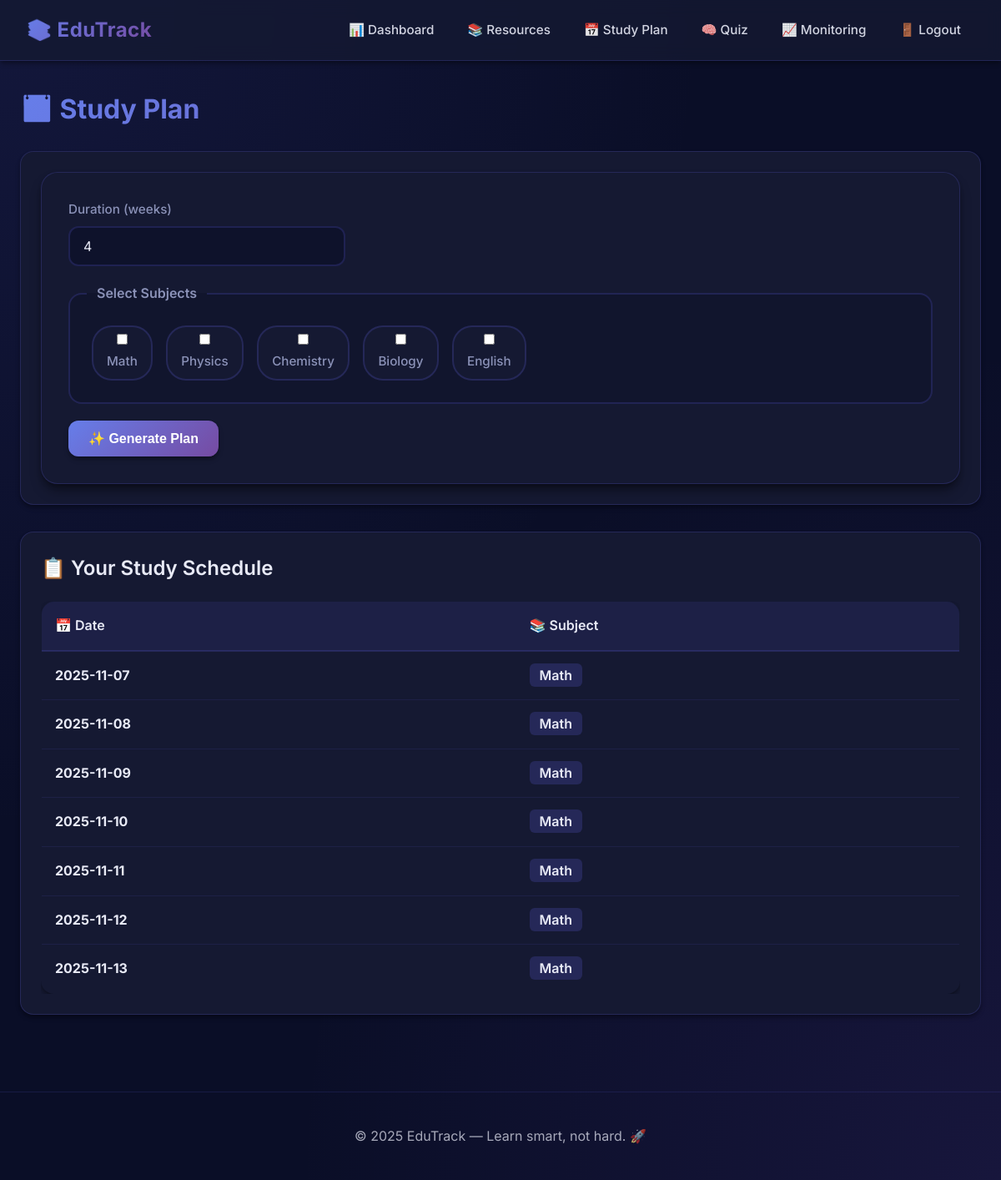
/study_plan (signed in), run on the app's committed database.
### models.py (models this page shows)
class StudyPlan(db.Model):
    id = db.Column(db.Integer, primary_key=True)
    user_id = db.Column(db.Integer, db.ForeignKey("user.id"), nullable=False)
    date = db.Column(db.Date, nullable=False)
    subject = db.Column(db.String(50), nullable=False)
    is_active = db.Column(db.Boolean, default=True)
    created_at = db.Column(db.DateTime, default=datetime.utcnow)

### app.py (the view, shortened to what this page needs)
@app.route('/study_plan', methods=['GET', 'POST'])
@login_required
def study_plan():
    plan = StudyPlan.query.filter_by(
        user_id=current_user.id,
        is_active=True
    ).order_by(StudyPlan.date).all()
    all_subjects = ['Math', 'Physics', 'Chemistry', 'Biology', 'English']
    return render_template('study_plan.html', plan=plan, all_subjects=all_subjects)

### app.py (called while the page is built)
@login_manager.user_loader
def load_user(user_id):
    return User.query.get(int(user_id))

### templates/study_plan.html
{% extends "base.html" %}
{% block content %}
<h2>📅 Study Plan</h2>
<div class="card" style="margin-bottom: 32px;">
  <form method="post" class="form grid">
    <label>
      Duration (weeks)
      <input type="number" name="duration_weeks" value="4" min="1" max="12" placeholder="Number of weeks">
    </label>
    <fieldset class="subjects" style="grid-column: 1 / -1;">
      <legend>Select Subjects</legend>
      {% for s in all_subjects %}
        <label class="chip">
          <input type="checkbox" name="subjects" value="{{ s }}">
          <span>{{ s }}</span>
        </label>
      {% endfor %}
    </fieldset>
    <div style="grid-column: 1 / -1;">
      <button class="btn" type="submit">✨ Generate Plan</button>
    </div>
  </form>
</div>
{% if plan %}
<div class="card">
  <h3 style="margin-bottom: 20px;">📋 Your Study Schedule</h3>
  <div style="overflow-x: auto;">
    <table class="table">
      <thead>
        <tr>
          <th>📅 Date</th>
          <th>📚 Subject</th>
        </tr>
      </thead>
      <tbody>
      {% for p in plan %}
        <tr>
          <td><strong>{{ p.date.strftime('%Y-%m-%d') }}</strong></td>
          <td>
            <span style="padding: 4px 12px; background: rgba(99, 102, 241, 0.2); border-radius: 6px; font-weight: 600;">
              {{ p.subject }}
            </span>
          </td>
        </tr>
      {% endfor %}
      </tbody>
    </table>
  </div>
</div>
{% else %}
<div class="empty-state">
  <p>No active plan yet. Generate one above to get started! 🚀</p>
</div>
{% endif %}
{% endblock %}

### static/css/styles.css (style rules this page uses)
:root { --bg: #0a0e27; --panel: #151932; --panel-hover: #1d2342; --muted: #8b92b8; --text: #e8eaf6; --accent: #6366f1; --accent-hover: #818cf8; --accent-2: #10b981; --accent-2-hover: #34d399; --danger: #ef4444; --warning: #f59e0b; --success: #10b981; --gradient-1: linear-gradient(135deg, #667eea 0%, #764ba2 100%); --gradient-2: linear-gradient(135deg, #f093fb 0%, #f5576c 100%); --gradient-3: linear-gradient(135deg, #4facfe 0%, #00f2fe 100%); --shadow: 0 4px 6px -1px rgba(0, 0, 0, 0.3), 0 2px 4px -1px rgba(0, 0, 0, 0.2); --shadow-lg: 0 10px 15px -3px rgba(0, 0, 0, 0.4), 0 4px 6px -2px rgba(0, 0, 0, 0.3); }
* { box-sizing: border-box; margin: 0; padding: 0; }
body { margin: 0; font-family: 'Inter', 'Segoe UI', system-ui, -apple-system, Roboto, sans-serif; background: var(--bg); background-image: radial-gradient(at 0% 0%, rgba(99, 102, 241, 0.1) 0px, transparent 50%), radial-gradient(at 100% 100%, rgba(139, 92, 246, 0.1) 0px, transparent 50%); color: var(--text); line-height: 1.6; min-height: 100vh; }
.form { display: flex; flex-direction: column; gap: 20px; background: var(--panel); padding: 32px; border-radius: 20px; box-shadow: var(--shadow-lg); border: 1px solid rgba(99, 102, 241, 0.2); transition: all 0.3s ease; }
.form.grid { display: grid; grid-template-columns: repeat(auto-fit, minmax(250px, 1fr)); gap: 20px; }
label { display: flex; flex-direction: column; gap: 8px; font-size: 0.95rem; color: var(--muted); font-weight: 500; }
input, select, textarea { background: rgba(10, 14, 39, 0.6); color: var(--text); border: 2px solid rgba(99, 102, 241, 0.2); border-radius: 12px; padding: 12px 16px; font-size: 1rem; transition: all 0.3s ease; font-family: inherit; }
.btn { background: var(--gradient-1); color: white; border: none; border-radius: 12px; padding: 12px 24px; cursor: pointer; font-weight: 600; font-size: 1rem; transition: all 0.3s ease; box-shadow: var(--shadow); position: relative; overflow: hidden; }
.btn::before { content: ''; position: absolute; top: 0; left: -100%; width: 100%; height: 100%; background: linear-gradient(90deg, transparent, rgba(255, 255, 255, 0.2), transparent); transition: left 0.5s; }
.card { background: var(--panel); padding: 24px; border-radius: 16px; box-shadow: var(--shadow); border: 1px solid rgba(99, 102, 241, 0.2); transition: all 0.3s ease; }
h2 { font-size: 2rem; font-weight: 700; margin-bottom: 24px; background: var(--gradient-1); -webkit-background-clip: text; -webkit-text-fill-color: transparent; background-clip: text; }
h3 { font-size: 1.5rem; font-weight: 600; margin-bottom: 16px; color: var(--text); }
.table { width: 100%; border-collapse: collapse; background: var(--panel); border-radius: 16px; overflow: hidden; box-shadow: var(--shadow); border: 1px solid rgba(99, 102, 241, 0.2); }
.table th { background: rgba(99, 102, 241, 0.1); padding: 16px; text-align: left; font-weight: 600; color: var(--text); border-bottom: 2px solid rgba(99, 102, 241, 0.2); }
.table td { padding: 16px; border-bottom: 1px solid rgba(99, 102, 241, 0.1); }
fieldset.subjects { border: 2px solid rgba(99, 102, 241, 0.2); border-radius: 16px; padding: 20px; background: rgba(10, 14, 39, 0.3); }
fieldset.subjects legend { padding: 0 12px; color: var(--muted); font-weight: 600; }
label.chip { display: inline-flex; align-items: center; gap: 8px; background: var(--panel); padding: 8px 16px; border: 2px solid rgba(99, 102, 241, 0.2); border-radius: 24px; margin: 6px; cursor: pointer; transition: all 0.3s ease; }

### data on the page
StudyPlan: date "2025-11-07", subject "Math"
StudyPlan: date "2025-11-08", subject "Math"
StudyPlan: date "2025-11-09", subject "Math"
StudyPlan: date "2025-11-10", subject "Math"
StudyPlan: date "2025-11-11", subject "Math"
StudyPlan: date "2025-11-12", subject "Math"
StudyPlan: date "2025-11-13", subject "Math"

### other printed values
{{ s }} "Math" "Physics" "Chemistry" "Biology" "English"
